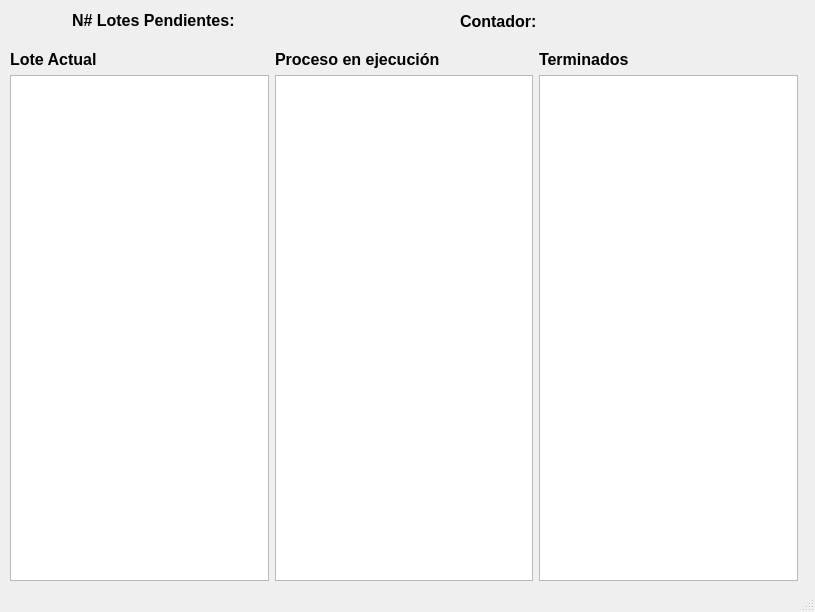
<?xml version="1.0" encoding="UTF-8"?>
<ui version="4.0">
 <class>MainWindow</class>
 <widget class="QMainWindow" name="MainWindow">
  <property name="geometry">
   <rect>
    <x>0</x>
    <y>0</y>
    <width>815</width>
    <height>612</height>
   </rect>
  </property>
  <property name="windowTitle">
   <string>MainWindow</string>
  </property>
  <widget class="QWidget" name="centralwidget">
   <widget class="QLabel" name="label_4">
    <property name="geometry">
     <rect>
      <x>72</x>
      <y>10</y>
      <width>171</width>
      <height>20</height>
     </rect>
    </property>
    <property name="font">
     <font>
      <pointsize>12</pointsize>
      <bold>true</bold>
     </font>
    </property>
    <property name="text">
     <string>N# Lotes Pendientes: </string>
    </property>
   </widget>
   <widget class="QLabel" name="label_6">
    <property name="enabled">
     <bool>true</bool>
    </property>
    <property name="geometry">
     <rect>
      <x>250</x>
      <y>10</y>
      <width>81</width>
      <height>16</height>
     </rect>
    </property>
    <property name="font">
     <font>
      <pointsize>12</pointsize>
     </font>
    </property>
    <property name="text">
     <string/>
    </property>
   </widget>
   <widget class="QWidget" name="layoutWidget">
    <property name="geometry">
     <rect>
      <x>10</x>
      <y>50</y>
      <width>788</width>
      <height>531</height>
     </rect>
    </property>
    <layout class="QHBoxLayout" name="horizontalLayout">
     <item>
      <layout class="QVBoxLayout" name="verticalLayout">
       <item>
        <widget class="QLabel" name="label">
         <property name="font">
          <font>
           <pointsize>12</pointsize>
           <bold>true</bold>
          </font>
         </property>
         <property name="text">
          <string>Lote Actual</string>
         </property>
        </widget>
       </item>
       <item>
        <widget class="QTableWidget" name="tableWidget"/>
       </item>
      </layout>
     </item>
     <item>
      <layout class="QVBoxLayout" name="verticalLayout_2">
       <item>
        <widget class="QLabel" name="label_2">
         <property name="font">
          <font>
           <pointsize>12</pointsize>
           <bold>true</bold>
          </font>
         </property>
         <property name="text">
          <string>Proceso en ejecución</string>
         </property>
        </widget>
       </item>
       <item>
        <widget class="QTableWidget" name="tableWidget_2"/>
       </item>
      </layout>
     </item>
     <item>
      <layout class="QVBoxLayout" name="verticalLayout_3">
       <item>
        <widget class="QLabel" name="label_3">
         <property name="font">
          <font>
           <pointsize>12</pointsize>
           <bold>true</bold>
          </font>
         </property>
         <property name="text">
          <string>Terminados</string>
         </property>
        </widget>
       </item>
       <item>
        <widget class="QTableWidget" name="tableWidget_3"/>
       </item>
      </layout>
     </item>
    </layout>
   </widget>
   <widget class="QWidget" name="layoutWidget">
    <property name="geometry">
     <rect>
      <x>460</x>
      <y>10</y>
      <width>268</width>
      <height>23</height>
     </rect>
    </property>
    <property name="font">
     <font>
      <pointsize>12</pointsize>
     </font>
    </property>
    <layout class="QGridLayout" name="gridLayout">
     <item row="0" column="0">
      <widget class="QLabel" name="label_5">
       <property name="font">
        <font>
         <pointsize>12</pointsize>
         <bold>true</bold>
        </font>
       </property>
       <property name="text">
        <string>Contador:</string>
       </property>
      </widget>
     </item>
     <item row="0" column="1">
      <widget class="QLabel" name="label_7">
       <property name="enabled">
        <bool>true</bool>
       </property>
       <property name="font">
        <font>
         <pointsize>12</pointsize>
        </font>
       </property>
       <property name="text">
        <string/>
       </property>
      </widget>
     </item>
    </layout>
   </widget>
  </widget>
  <widget class="QStatusBar" name="statusbar"/>
 </widget>
 <resources/>
 <connections/>
</ui>
